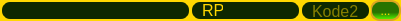
     <widget class="QFrame" name="frame_15">
      <property name="geometry">
       <rect>
        <x>810</x>
        <y>70</y>
        <width>401</width>
        <height>21</height>
       </rect>
      </property>
      <property name="styleSheet">
       <string notr="true">border: 2px solid gold;
background-color: gold;
color: rgb(85, 255, 0);
border-radius: 10px;</string>
      </property>
      <property name="frameShape">
       <enum>QFrame::StyledPanel</enum>
      </property>
      <property name="frameShadow">
       <enum>QFrame::Raised</enum>
      </property>
      <widget class="QToolButton" name="btnCariKodeService2">
       <property name="geometry">
        <rect>
         <x>370</x>
         <y>0</y>
         <width>31</width>
         <height>21</height>
        </rect>
       </property>
       <property name="styleSheet">
        <string notr="true">border: 2px solid goldenrod;
border-radius: 10px;
padding: 0 8px;
background-color: qlineargradient(x1: 0, y1: 1, x2: 0, y2: 0, stop: 0 rgb(85, 255, 0), stop: 0.4 rgb(41, 115, 0), stop: 1.0 rgb(41, 115, 0));
color: gold;</string>
       </property>
       <property name="text">
        <string>...</string>
       </property>
      </widget>
      <widget class="QLineEdit" name="txtJenisService2">
       <property name="geometry">
        <rect>
         <x>0</x>
         <y>0</y>
         <width>191</width>
         <height>21</height>
        </rect>
       </property>
       <property name="font">
        <font>
         <pointsize>12</pointsize>
        </font>
       </property>
       <property name="styleSheet">
        <string notr="true">border: 2px solid gold;
background-color: rgb(13, 39, 0);
border-radius: 10px;
padding: 0 8px;
color: gold;</string>
       </property>
      </widget>
      <widget class="QLineEdit" name="txtKodeService2">
       <property name="geometry">
        <rect>
         <x>300</x>
         <y>0</y>
         <width>71</width>
         <height>21</height>
        </rect>
       </property>
       <property name="font">
        <font>
         <pointsize>12</pointsize>
        </font>
       </property>
       <property name="styleSheet">
        <string notr="true">border: 2px solid gold;
background-color: rgb(13, 39, 0);
border-radius: 10px;
padding: 0 8px;
color: gold;</string>
       </property>
       <property name="text">
        <string/>
       </property>
       <property name="placeholderText">
        <string>Kode2</string>
       </property>
      </widget>
      <widget class="QFrame" name="frame_23">
       <property name="geometry">
        <rect>
         <x>190</x>
         <y>0</y>
         <width>111</width>
         <height>21</height>
        </rect>
       </property>
       <property name="styleSheet">
        <string notr="true">border: 2px solid gold;
background-color: rgb(13, 39, 0);
border-radius: 10px;
padding: 0 8px;
color: gold;</string>
       </property>
       <property name="frameShape">
        <enum>QFrame::StyledPanel</enum>
       </property>
       <property name="frameShadow">
        <enum>QFrame::Raised</enum>
       </property>
       <widget class="QLabel" name="label_37">
        <property name="geometry">
         <rect>
          <x>0</x>
          <y>0</y>
          <width>41</width>
          <height>21</height>
         </rect>
        </property>
        <property name="font">
         <font>
          <pointsize>12</pointsize>
         </font>
        </property>
        <property name="styleSheet">
         <string notr="true">padding: 0 8px;
color: gold;
border: transparent;
background: transparent;</string>
        </property>
        <property name="text">
         <string>RP</string>
        </property>
       </widget>
       <widget class="QLineEdit" name="txtHarga2">
        <property name="geometry">
         <rect>
          <x>30</x>
          <y>0</y>
          <width>81</width>
          <height>21</height>
         </rect>
        </property>
        <property name="font">
         <font>
          <pointsize>12</pointsize>
         </font>
        </property>
        <property name="styleSheet">
         <string notr="true">padding: 0 8px;
color: gold;
border: transparent;
background: transparent;</string>
        </property>
       </widget>
      </widget>
     </widget>
